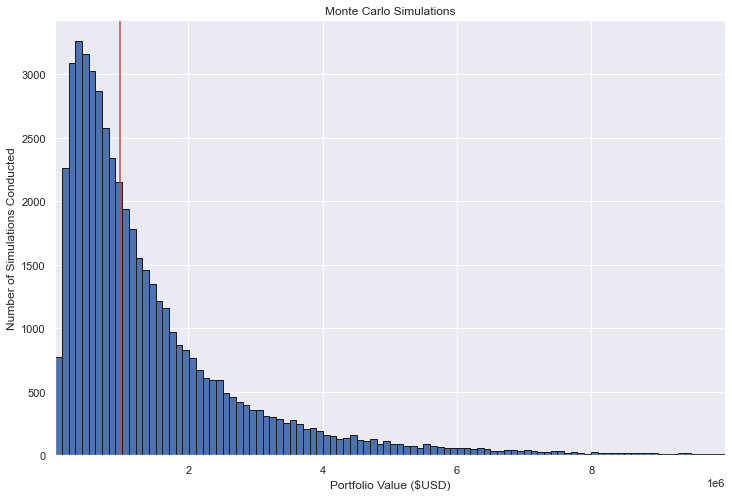

Generate this figure with Python:
# -*- coding: utf-8 -*-
"""
Created on Tue Mar  7 03:27:38 2023

@author: JosephRe
"""

import numpy as np
import numpy.random as npr
import pandas as pd
import matplotlib.pyplot as plt
import seaborn

seaborn.set()
exp_return = .095
sd = .185
horizon = 30
iterations = 50000
starting = 100000
ending = 0

returns = np.zeros((iterations, horizon))
for t in range(iterations):
    for year in range(horizon):
        returns[t][year] = npr.normal(exp_return, sd)
returns[10000]

portfolio = np.zeros((iterations,horizon))
for iteration in range(iterations):
    starting = 100000
    for year in range(horizon):
        ending = starting * (1 + returns[iteration,year])
        portfolio[iteration,year] = ending
        starting = ending
        
portfolio = pd.DataFrame(portfolio).T
print(portfolio[list(range(5))])
print(portfolio.iloc[29].describe())

ending = portfolio.iloc[29]
mask = ending < 10000000
plt.figure(figsize=(12,8))
plt.xlim(ending[mask].min(), ending[mask].max() )
plt.hist(ending[mask], bins=100, edgecolor='k')
plt.axvline(ending[mask].median(), color='r')
plt.title('Monte Carlo Simulations')
plt.ylabel('Number of Simulations Conducted')
plt.xlabel('Portfolio Value ($USD)')
plt.savefig('monte_carlo_simulations.png', bbox_inches='tight')

percentiles = [1,5,10]
print(np.percentile(ending, percentiles))